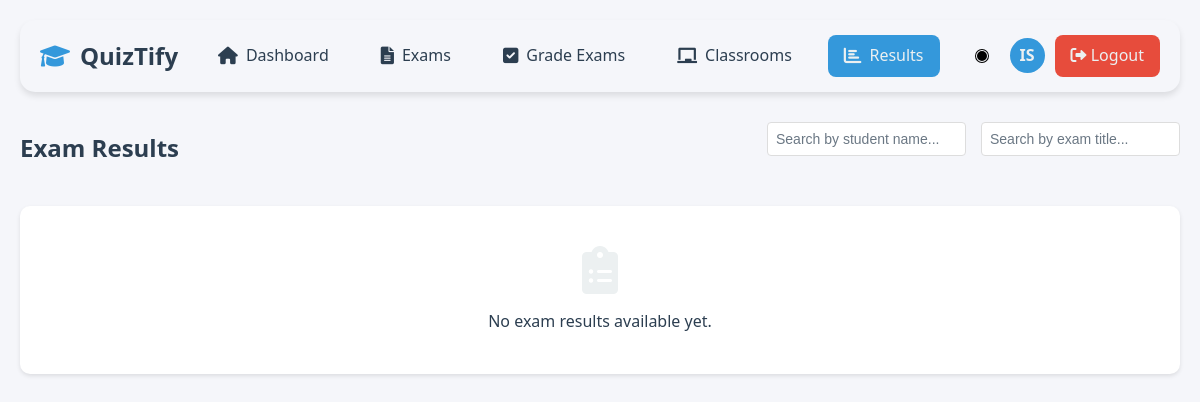
Page /teacher/results.php (signed in) on the earlier database version.
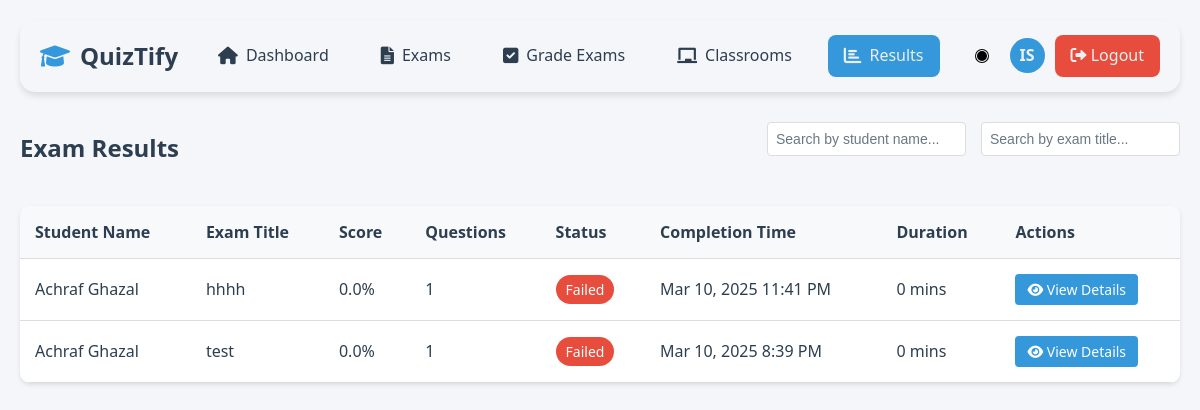
Same page on the later database version.
### tables this page shows
CREATE TABLE `exam_attempts` (
  `id` int(11) NOT NULL,
  `exam_id` int(11) NOT NULL,
  `student_id` int(11) NOT NULL,
  `start_time` datetime NOT NULL,
  `end_time` datetime DEFAULT NULL,
  `is_completed` tinyint(1) DEFAULT 0,
  `score` decimal(5,2) DEFAULT NULL,
  `graded_by` int(11) DEFAULT NULL,
  `created_at` timestamp NOT NULL DEFAULT current_timestamp(),
  `published` tinyint(1) NOT NULL DEFAULT 0,
  `teacher_feedback` text DEFAULT NULL,
  `graded_at` timestamp NULL DEFAULT NULL,
  `violations` int(11) DEFAULT 0
);

CREATE TABLE `users` (
  `id` int(11) NOT NULL,
  `username` varchar(50) NOT NULL,
  `password` varchar(255) NOT NULL,
  `email` varchar(100) NOT NULL,
  `role` enum('admin','teacher','student') NOT NULL DEFAULT 'student',
  `department` varchar(100) DEFAULT NULL,
  `status` enum('active','inactive') NOT NULL DEFAULT 'active',
  `full_name` varchar(100) NOT NULL,
  `created_at` timestamp NOT NULL DEFAULT current_timestamp(),
  `last_login` timestamp NULL DEFAULT NULL,
  `classroom_id` int(11) DEFAULT NULL,
  `is_approved` tinyint(1) DEFAULT 0
);

CREATE TABLE `exams` (
  `id` int(11) NOT NULL,
  `title` varchar(255) NOT NULL,
  `description` text DEFAULT NULL,
  `is_published` tinyint(1) NOT NULL DEFAULT 0,
  `start_date` datetime NOT NULL,
  `end_date` datetime NOT NULL,
  `created_by` int(11) NOT NULL,
  `created_at` timestamp NOT NULL DEFAULT current_timestamp(),
  `total_points` enum('10','20','40','100') NOT NULL DEFAULT '10',
  `attempts_allowed` int(11) NOT NULL DEFAULT 1,
  `passing_score` int(11) NOT NULL DEFAULT 60,
  `has_timer` tinyint(1) DEFAULT 0,
  `duration_minutes` int(11) DEFAULT NULL
);

### teacher/results.php (the view, shortened to what this page needs)
<?php
$conn = getDBConnection();
try {
    $stmt = $conn->prepare("
        SELECT
            ea.id as attempt_id,
            ea.score,
            ea.start_time,
            ea.end_time,
            e.id as exam_id,
            e.title as exam_title,
            e.passing_score,
            u.full_name as student_name,
            u.email as student_email,
            (
                SELECT COUNT(*)
                FROM student_answers sa
                WHERE sa.attempt_id = ea.id
            ) as questions_answered
        FROM exam_attempts ea
        JOIN exams e ON ea.exam_id = e.id
        JOIN users u ON ea.student_id = u.id
        WHERE e.created_by = ?
        ORDER BY ea.end_time DESC
    ");
    $stmt->execute([$_SESSION['user_id']]);
    $results = $stmt->fetchAll(PDO::FETCH_ASSOC);
} catch (PDOException $e) {
    error_log("Error in results.php: " . $e->getMessage());
    setFlashMessage('error', 'An error occurred while loading results.');
    $results = [];
}
?>
<!DOCTYPE html>
<html lang="en">
<head>
    <link rel="stylesheet" href="https://cdnjs.cloudflare.com/ajax/libs/font-awesome/6.0.0/css/all.min.css">
</head>
<body>
    <div class="container">
        <?php include '../includes/teacher-nav.php'; ?>
        <div class="page-header">
            <h1 class="page-title">Exam Results</h1>
            <div class="filters">
                <input type="text" id="studentFilter" class="filter-input" placeholder="Search by student name...">
                <input type="text" id="examFilter" class="filter-input" placeholder="Search by exam title...">
            </div>
        </div>
        <div class="results-container">
            <?php if (empty($results)): ?>
                <div class="empty-state">
                    <i class="fas fa-clipboard-list"></i>
                    <p>No exam results available yet.</p>
                </div>
            <?php else: ?>
                <table class="results-table">
                    <thead>
                        <tr>
                            <th>Student Name</th>
                            <th>Exam Title</th>
                            <th>Score</th>
                            <th>Questions</th>
                            <th>Status</th>
                            <th>Completion Time</th>
                            <th>Duration</th>
                            <th>Actions</th>
                        </tr>
                    </thead>
                    <tbody>
                        <?php foreach ($results as $result): ?>
                            <tr>
                                <td><?php echo htmlspecialchars($result['student_name']); ?></td>
                                <td><?php echo htmlspecialchars($result['exam_title']); ?></td>
                                <td><?php echo number_format($result['score'], 1); ?>%</td>
                                <td><?php echo $result['questions_answered']; ?></td>
                                <td>
                                    <span class="score-badge <?php echo $result['score'] >= $result['passing_score'] ? 'score-pass' : 'score-fail'; ?>">
                                        <?php echo $result['score'] >= $result['passing_score'] ? 'Passed' : 'Failed'; ?>
                                    </span>
                                </td>
                                <td><?php echo date('M j, Y g:i A', strtotime($result['end_time'])); ?></td>
                                <td>
                                    <?php
                                    $duration = strtotime($result['end_time']) - strtotime($result['start_time']);
                                    echo floor($duration / 60) . ' mins';
                                    ?>
                                </td>
                                <td>
                                    <a href="view-attempt.php?id=<?php echo $result['attempt_id']; ?>" class="btn-view">
                                        <i class="fas fa-eye"></i> View Details
                                    </a>
                                </td>
                            </tr>
                        <?php endforeach; ?>
                    </tbody>
                </table>
            <?php endif; ?>
        </div>
    </div>
</body>
</html>

Differences in the rows shown:
added exam_attempts: student.full_name "Achraf Ghazal", exam.title "hhhh", score "0.0", questions_answered "1", shows "Failed", end_time "Mar 10, 2025 11:41 PM", floor($duration / 60) "0"
added exam_attempts: student.full_name "Achraf Ghazal", exam.title "test", score "0.0", questions_answered "1", shows "Failed", end_time "Mar 10, 2025 8:39 PM", floor($duration / 60) "0"
Other differences:
text no longer shown: "No exam results available yet."
text now shown: "Student Name Exam Title Score Questions Status Completion Time Duration Actions"
